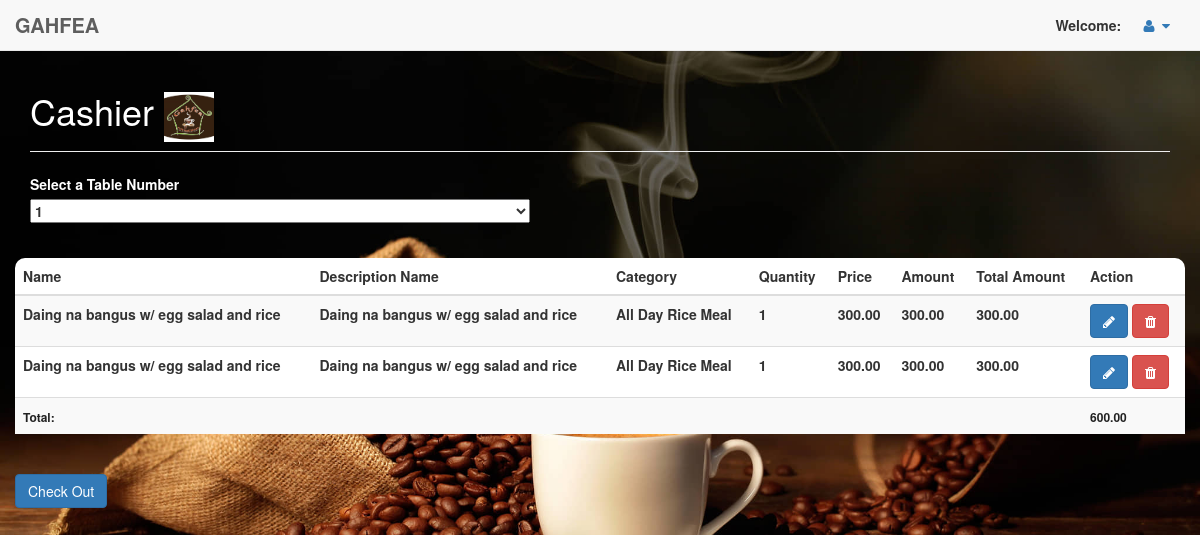
The app's page /pages/cashier/sales.php?invoice=RS-22000333&table_number=1 with its own data.
### tables this page shows
CREATE TABLE `sales_order` (
  `transaction_id` int(11) NOT NULL,
  `invoice` varchar(100) NOT NULL,
  `product` varchar(100) NOT NULL,
  `qty` varchar(100) NOT NULL,
  `amount` varchar(100) NOT NULL,
  `name` varchar(100) NOT NULL,
  `price` varchar(100) NOT NULL,
  `discount` varchar(100) NOT NULL,
  `category` varchar(100) NOT NULL,
  `date` varchar(25) NOT NULL,
  `omonth` varchar(25) NOT NULL,
  `oyear` varchar(25) NOT NULL,
  `qtyleft` varchar(25) NOT NULL,
  `dname` varchar(50) NOT NULL,
  `vat` varchar(20) NOT NULL,
  `total_amount` varchar(30) NOT NULL,
  `table_number` varchar(25) NOT NULL,
  `order_status` varchar(100) NOT NULL
);

### pages/cashier/sales.php (the view, shortened to what this page needs)
<!DOCTYPE html>
<html lang="en">
<head>
  <link href="vendor/bootstrap/css/bootstrap.min.css" rel="stylesheet">
  <link href="vendor/metisMenu/metisMenu.min.css" rel="stylesheet">
  <link href="dist/css/sb-admin-2.css" rel="stylesheet">
  <link href="vendor/font-awesome/css/font-awesome.min.css" rel="stylesheet" type="text/css">
  <link href="src/facebox.css" media="screen" rel="stylesheet" type="text/css" />
</head>
<body style="background-image: url('../coffee-background.jpg');background-size:cover;">
  <?php include('navfixed.php');
  function formatMoney($number, $fractional = false)
  {
    if ($fractional) {
      $number = sprintf('%.2f', $number);
    }
    while (true) {
      $replaced = preg_replace('/(-?\d+)(\d\d\d)/', '$1,$2', $number);
      if ($replaced != $number) {
        $number = $replaced;
      } else {
        break;
      }
    }
    return $number;
  }
  ?>
  <div class="container">
    <div class="row">
      <div class="col-lg-12">
        <h1 class="page-header" style="color:white">Cashier<span> <img height="50px" width="50px" src="logo.jpg" alt=""></span></h1>
      </div>
      <div class="col-lg-8">
        <div id="maintable">
          <form action="getinvoiceid.php" method="get" id="tableForm" name="tableForm" class="form-group">
            <label style="color:white">Select a Table Number</label><br />
            <select name="table_number" id="table_number" style="width:500px;" class="chzn-select" required onchange="tableForm.submit()">
              <option><?php
                      if ($_GET['table_number']) {
                        echo $_GET['table_number'];
                      } ?></option>
            </select>
            <br />
        </div>
      </div>
      <div class="row" style=>
        <div class="col-lg-4">
          <br />
        </div>
      </div>
      <div class="col-lg-4">
        <br />
      </div>
      <?php
      if (isset($_GET['invoice']) && isset($_GET['table_number'])) {
        echo '
                  <table width="100%" class="table table-striped table-hover" id="dataTables-example" style="background-color:white; border-radius:10px">
                  <thead>
                    <tr>
                      <th> Name </th>
                      <th> Description Name </th>
                      <th> Category </th>
                      <th> Quantity </th>
                      <th> Price </th>
                      <!-- <th> Discount </th>
                      <th> VAT </th> -->
                      <th> Amount </th>
                      <th> Total Amount </th>
                      <th> Action </th>
                    </tr>
                  </thead>
                  <tbody>
                    ';
        include('connect.php');
        $id = $_GET['invoice'];
        $result = $db->prepare("SELECT * FROM sales_order WHERE invoice = :invoiceid && order_status = 'served' && order_status != ''");
        $result->bindParam(':invoiceid', $id);
        $result->execute();
        for ($i = 0; $row = $result->fetch(); $i++) {
      ?>
          <tr class="record">
            <td><?php echo $row['name']; ?></td>
            <td><?php echo $row['dname']; ?></td>
            <td><?php echo $row['category']; ?></td>
            <td><?php echo $row['qty']; ?></td>
            <td>
              <?php
              $ppp = $row['price'];
              echo formatMoney($ppp, true);
              ?>
            </td>
            <td>
              <?php
              $ccc = $row['amount'];
              echo formatMoney($ccc, true);
              ?>
            </td>
            <td>
              <?php
              $dfdf = $row['total_amount'];
              echo formatMoney($dfdf, true);
              ?>
            </td>
            <td><a rel="facebox" class="btn btn-primary" href="editorder.php?id=<?php echo $row['transaction_id']; ?>">
                <i class="fa fa-pencil"></i>
              </a>
              <a href="#" id="<?php echo $row['transaction_id']; ?>" class="btn btn-danger delbutton" title="Click To Delete">
                <i class="fa fa-trash"></i>
              </a>
            </td>
          </tr>
        <?php
        }
        ?>
        <tr>
          <td colspan="7"><strong style="font-size: 12px; color: #222222;">Total:</strong></td>
          <td colspan="4"><strong style="font-size: 12px; color: #222222;">
            <?php
            $sdsd = $_GET['invoice'];
            $resultas = $db->prepare("SELECT sum(total_amount) FROM sales_order WHERE invoice= :a && order_status = 'served' && order_status != 'paid' && order_status != ''");
            $resultas->bindParam(':a', $sdsd);
            $resultas->execute();
            for ($i = 0; $rowas = $resultas->fetch(); $i++) {
              $fgfg = $rowas['sum(total_amount)'];
              echo formatMoney($fgfg, true);
            }
          }   ?>
            </strong></td>
        </tr>
        </tbody>
        </table><br>
        <a rel="facebox" class="btn btn-primary" href="checkout.php?pt=cash&invoice=<?php echo $_GET['invoice'] ?>&total=<?php echo $fgfg ?>&cashier=<?php echo $session_cashier_name ?>&p_amount=<?php echo $ccc ?>">Check Out</a>
    </div>
  </div>
  <link href="vendor/chosen.min.css" rel="stylesheet" media="screen">
</body>
</html>

### records on screen
sales_order: name "Daing na bangus w/ egg salad and rice", dname "Daing na bangus w/ egg salad and rice", category "All Day Rice Meal", qty "1", price "300.00", amount "300.00", total_amount "300.00"
sales_order: name "Daing na bangus w/ egg salad and rice", dname "Daing na bangus w/ egg salad and rice", category "All Day Rice Meal", qty "1", price "300.00", amount "300.00", total_amount "300.00"

### other values on screen
formatMoney($fgfg, true) "600.00"
form field table_number "1"
